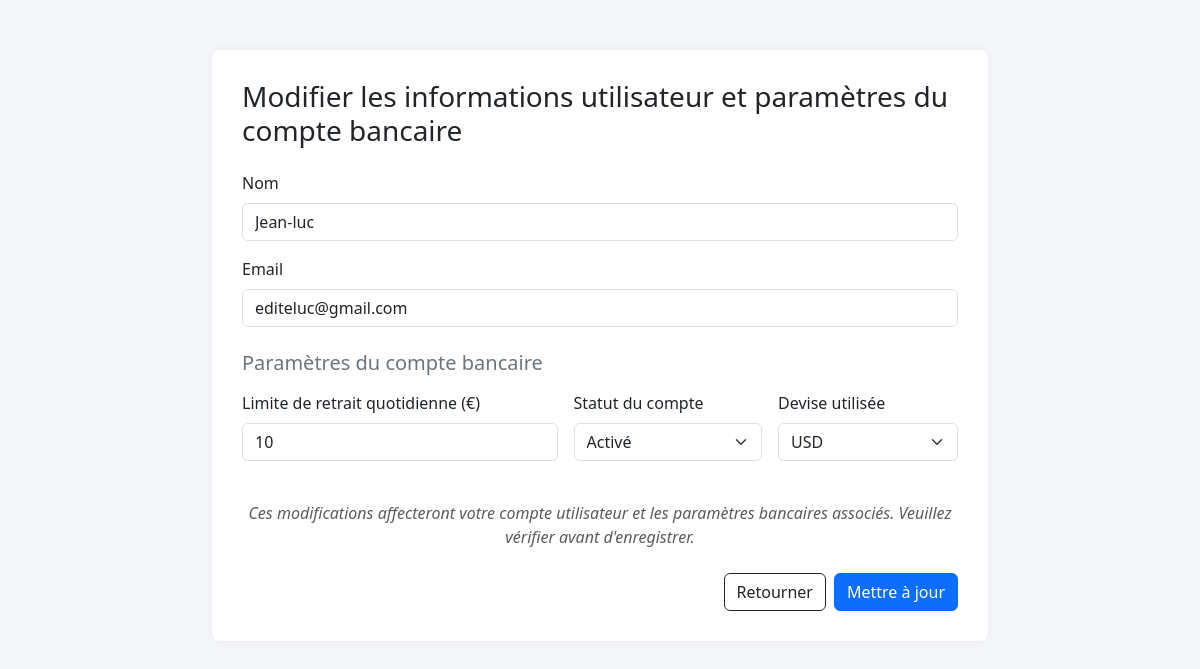
The app's page /Paramètres.php (signed in) with its own data.
### tables this page shows
CREATE TABLE `users` (
  `id` bigint(20) NOT NULL,
  `user_id` varchar(255) NOT NULL,
  `nom` text NOT NULL,
  `prenom` text NOT NULL,
  `mot_de_passe` varchar(100) NOT NULL,
  `email` varchar(100) NOT NULL,
  `type` tinytext NOT NULL DEFAULT 'Client',
  `limite_retrait` varchar(255) NOT NULL,
  `statut_compte` varchar(255) NOT NULL,
  `devise_utilisee` varchar(255) NOT NULL
);

CREATE TABLE `comptebancaire` (
  `idCompte` bigint(20) NOT NULL,
  `type` tinytext NOT NULL DEFAULT 'courant',
  `solde` bigint(20) NOT NULL,
  `devise` varchar(255) NOT NULL,
  `clientId` bigint(20) NOT NULL,
  `limite_retrait` varchar(255) NOT NULL,
  `statut_compte` varchar(255) NOT NULL
);

### Paramètres.php (the view, shortened to what this page needs)
<?php
$host = "localhost";
$user = "root";
$password = "";
$dbname = "guichet_automatique";
$conn = new mysqli($host, $user, $password, $dbname);
$user_id = $_SESSION['user_id'];
$queryUser = "SELECT nom, email FROM users WHERE id = ?";
$stmtUser = $conn->prepare($queryUser);
$stmtUser->bind_param("i", $user_id);
$stmtUser->execute();
$resultUser = $stmtUser->get_result();
if ($resultUser->num_rows === 1) {
    $user = $resultUser->fetch_assoc();
} else {
    die("Utilisateur introuvable.");
}
$queryCompte = "SELECT limite_retrait, statut_compte, devise FROM comptebancaire WHERE clientId = ?";
$stmtCompte = $conn->prepare($queryCompte);
$stmtCompte->bind_param("i", $user_id);
$stmtCompte->execute();
$resultCompte = $stmtCompte->get_result();
if ($resultCompte->num_rows === 1) {
    $compte = $resultCompte->fetch_assoc();
} else {
    $compte = [
        'limite_retrait' => '',
        'statut_compte' => '',
        'devise' => ''
    ];
}
?>
<!DOCTYPE html>
<html lang="fr">
<head>
  <link href="https://cdn.jsdelivr.net/npm/bootstrap@5.3.3/dist/css/bootstrap.min.css" rel="stylesheet">
  <link rel="stylesheet" href="https://cdn.jsdelivr.net/npm/bootstrap-icons@1.10.5/font/bootstrap-icons.css">
</head>
<body>
  <div class="container">
    <div class="form-section">
      <h3 class="mb-4">Modifier les informations utilisateur et paramètres du compte bancaire</h3>
      <form action="" method="POST" novalidate>
        <div class="mb-3">
          <label for="nom" class="form-label">Nom</label>
          <input
            type="text"
            class="form-control"
            id="nom"
            name="nom"
            required
            value="<?= htmlspecialchars($user['nom']) ?>"
          >
        </div>
        <div class="mb-3">
          <label for="email" class="form-label">Email</label>
          <input
            type="email"
            class="form-control"
            id="email"
            name="email"
            required
            value="<?= htmlspecialchars($user['email']) ?>"
          >
        </div>
        <h5 class="text-secondary mt-4 mb-3">Paramètres du compte bancaire</h5>
        <div class="d-flex justify-content-start gap-3 mb-4 flex-wrap">
          <div class="mb-3 flex-fill" style="min-width: 220px;">
            <label for="limite_retrait" class="form-label">Limite de retrait quotidienne (€)</label>
            <input
              type="text"
              class="form-control"
              id="limite_retrait"
              name="limite_retrait"
              maxlength="3"
              pattern="\d{1,3}"
              title="Entrez un nombre de 1 à 3 chiffres"
              required
              value="<?= htmlspecialchars($compte['limite_retrait']) ?>"
            >
          </div>
          <div class="mb-3 flex-fill" style="min-width: 180px;">
            <label for="statut_compte" class="form-label">Statut du compte</label>
            <select class="form-select" id="statut_compte" name="statut_compte" required>
              <?php
              $options_statut = ['Désactivé', 'Activé', 'Bloqué'];
              foreach ($options_statut as $option) {
                  $sel = ($compte['statut_compte'] === $option) ? 'selected' : '';
                  echo "<option value=\"$option\" $sel>$option</option>";
              }
              ?>
            </select>
          </div>
          <div class="mb-3 flex-fill" style="min-width: 180px;">
            <label for="devise_utilisee" class="form-label">Devise utilisée</label>
            <select class="form-select" id="devise_utilisee" name="devise_utilisee" required>
              <?php
              $options_devise = ['EUR', 'USD', 'BIF', 'XOF'];
              foreach ($options_devise as $option) {
                  $sel = ($compte['devise'] === $option) ? 'selected' : '';
                  echo "<option value=\"$option\" $sel>$option</option>";
              }
              ?>
            </select>
          </div>
        </div>
        <div class="w-60 mx-auto mb-4">
          <div class="text-muted text-center fst-italic">
            Ces modifications affecteront votre compte utilisateur et les paramètres bancaires associés. Veuillez vérifier avant d'enregistrer.
          </div>
        </div>
        <div class="d-flex gap-2 justify-content-end mt-3">
          <button type="button" class="btn btn-outline-dark" onclick="window.location.href='home.php'">Retourner</button>
          <button type="submit" class="btn btn-primary">Mettre à jour</button>
        </div>
      </form>
    </div>
  </div>
</body>
</html>

### Paramètres.php (style rules this page uses)
body { background-color: #f4f6f9; }
.container { max-width: 800px; margin-top: 50px; }
.form-section { background: white; padding: 30px; border-radius: 8px; box-shadow: 0 0 10px rgba(0,0,0,0.05); }

### records on screen
users: nom "Jean-luc", email "editeluc@gmail.com"
comptebancaire: limite_retrait "10"

### other values on screen
form field statut_compte "Activé"
form field devise_utilisee "USD"
